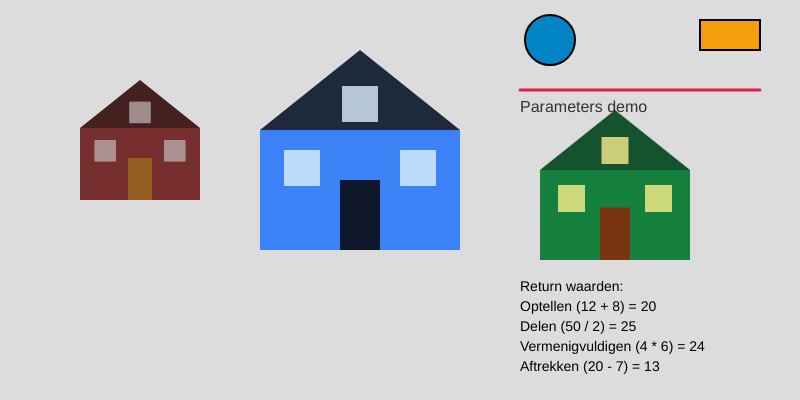
Frame 1 (no input)
Frame 60 (no input): identical to frame 1, image omitted
Frame 120 (the mouse pressed at the canvas centre since frame 60): identical to frame 1, image omitted

The p5.js sketch that drew this single still picture (run headless with seeded random() and noise() and a simulated clock; from frame 60 on, the mouse is pressed at the canvas centre):

// p5.js sketch
// ── sketch.js
function setup() {
  createCanvas(800, 400);
}

function draw() {
  background(220);

  // huizen tekenen
  tekenHuis(80, 80, 120, {
    roof: '#461f1f',
    wall: '#772e2e',
    window: color(192, 186, 186, 180),
    door: '#945e21'
  });

  tekenHuis(260, 50, 200, {
    roof: '#1e293b',
    wall: '#3b82f6',
    window: color(224, 242, 254, 200),
    door: '#0f172a'
  });

  tekenHuis(540, 110, 150, {
    roof: '#14532d',
    wall: '#15803d',
    window: color(254, 240, 138, 200),
    door: '#78350f'
  });

  // vormen en tekst tekenen
  tekenCirkel(550, 40, 25);
  tekenRechthoek(700, 20, 60, 30);
  tekenLijn(520, 90, 760, 90);
  tekenTekst("Parameters demo", 520, 100, 16, "#333");

  // rekenen met return
  let som = optellen(12, 8);
  let deling = delen(50, 2);
  let product = vermenigvuldigen(4, 6);
  let versch = aftrekken(20, 7);

  // uitslag op het scherm tonen
  fill(0);
  textSize(14);
  textAlign(LEFT);
  text("Return waarden:", 520, 280);
  text(`Optellen (12 + 8) = ${som}`, 520, 300);
  text(`Delen (50 / 2) = ${deling}`, 520, 320);
  text(`Vermenigvuldigen (4 * 6) = ${product}`, 520, 340);
  text(`Aftrekken (20 - 7) = ${versch}`, 520, 360);
}

// functie om een huis te tekenen
function tekenHuis(x, y, groote, kleuren) {
  push();
  translate(x, y);

  // standaard kleuren
  let roofCol = kleuren?.roof || '#461f1f';
  let wallCol = kleuren?.wall || '#772e2e';
  let windowCol = kleuren?.window || color(192, 186, 186, 150);
  let doorCol = kleuren?.door || '#945e21';

  // dak
  fill(roofCol);
  noStroke();
  triangle(
    groote * 0.5, 0,
    groote, groote * 0.4,
    0, groote * 0.4
  );

  // muur
  fill(wallCol);
  rect(0, groote * 0.4, groote, groote * 0.6);

  // ramen
  fill(windowCol);
  let windowSize = groote * 0.18;
  
  square(groote * 0.12, groote * 0.5, windowSize);
  square(groote * 0.7, groote * 0.5, windowSize);
  square(groote * 0.41, groote * 0.18, windowSize);

  // deur
  fill(doorCol);
  rect(
    groote * 0.4, groote * 0.65,
    groote * 0.2, groote * 0.35
  );

  pop();
}

// functie om een cirkel te tekenen
function tekenCirkel(x, y, straal) {
  fill('#0284c7');
  stroke(0);
  strokeWeight(2);
  circle(x, y, straal * 2);
}

// functie om een rechthoek te tekenen
function tekenRechthoek(x, y, breedte, hoogte) {
  fill('#f59e0b');
  stroke(0);
  strokeWeight(2);
  rect(x, y, breedte, hoogte);
}

// functie om een lijn te tekenen
function tekenLijn(x1, y1, x2, y2) {
  stroke('#e11d48');
  strokeWeight(3);
  line(x1, y1, x2, y2);
}

// functie om tekst te tekenen
function tekenTekst(inhoud, x, y, grootte, kleur) {
  noStroke();
  fill(kleur);
  textSize(grootte);
  textAlign(LEFT, TOP);
  text(inhoud, x, y);
}

// twee getallen optellen
function optellen(a, b) {
  return a + b;
}

// twee getallen delen
function delen(a, b) {
  if (b === 0) return 0;
  return a / b;
}

// twee getallen vermenigvuldigen
function vermenigvuldigen(a, b) {
  return a * b;
}

// twee getallen aftrekken
function aftrekken(a, b) {
  return a - b;
}
